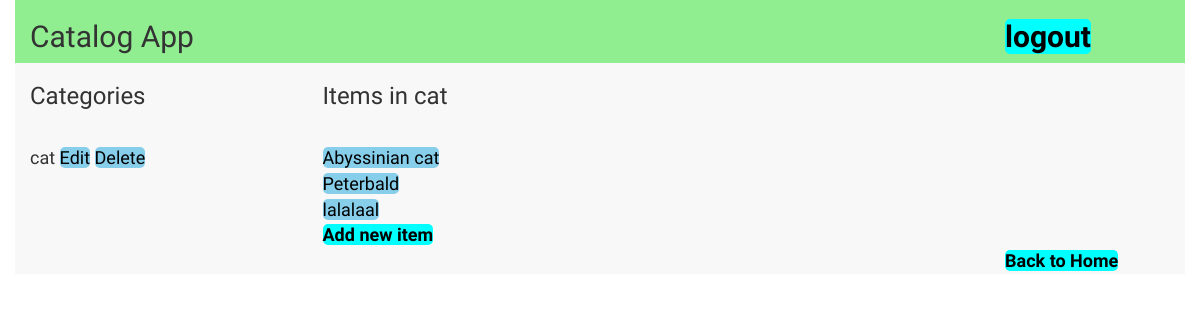
Before: /catalog/cat/items/ (signed in) with the older database file.
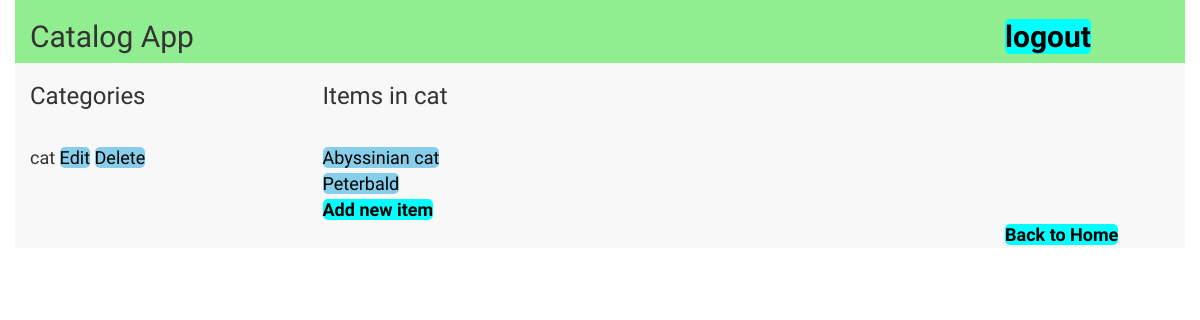
After: the same page with the newer database file.
### items_db.py (models this page shows, shortened)
class Items(Base):
    __tablename__ = 'item'
    id = Column(Integer, primary_key=True)
    name = Column(String(250), nullable=False)
    description = Column(String(1000), nullable=False)
    time = Column(DateTime, default=datetime.datetime.utcnow)
    category_id = Column(Integer, ForeignKey('category.id'))
    catename = Column(String(250), nullable=False)
    item = relationship(Category)

### main.py (the view)
@app.route('/catalog/<category_name>/items/')
def show_catalog_items(category_name):
    if login_session.get('logged_in'):
        category_list = session.query(Items).filter_by(catename=category_name).all()
        return render_template('item_listlogin.html', categories=category_name, items = category_list)
    else:
        category_list = session.query(Items).filter_by(catename=category_name).all()
        return render_template('item_list.html', categories=category_name, items = category_list)

### templates/item_listlogin.html (shortened to what this page needs)
<!DOCTYPE html>
<html>
<head>
  <link href="{{ url_for('static', filename='bootstrap.css') }}" rel="stylesheet" type = "text/css"/>
    <link href="{{ url_for('static', filename='style.css') }}" rel="stylesheet" type = "text/css"/>
</head>
<body>
<div class = 'container'>
    <div class = 'row head'>
      <div class = 'col-md-10'>
        <h2>Catalog App</h2>
      </div>
      <div class = 'col-md-2'>
        <h2> <a class = 'button' href = '{{ url_for('logout') }}'>logout</a> </h2>
      </div>
    </div>
    <div class = 'row'>
        <div class = 'col-md-3'>
            <h3>Categories</h3>
            {{ categories }}
            <span><a href = '{{ url_for('edit_category', category_name = categories )}}'>Edit</a> </span>
            <span><a href = '{{ url_for('delete_category', category_name = categories )}}'>Delete</a> </span>
        </div>
        <div class = 'col-md-9'>
            <h3>Items in {{ categories }}</h3>
            {%for item in items%}
            <a href = '{{ url_for('show_item_detail',item_name = item.name)}}'>{{item.name}}</a> </br>
            {% endfor %}
            <a class = 'button' href = '{{ url_for('add_catalog_items', category_name = categories)}}'>Add new item</a>
        </div>
    </div>
    <div class = 'row'>
        <div class = 'col-md-10'></div>
        <div class = 'col-md-2'>
            <a class = 'button'  href = '{{ url_for('show_main') }}'> Back to Home</a>
        </div>
    </div>
</div>
</body>
</html>

Changed rows visible on the page:
no longer on this page (row edited): Items: name "lalalaal"
